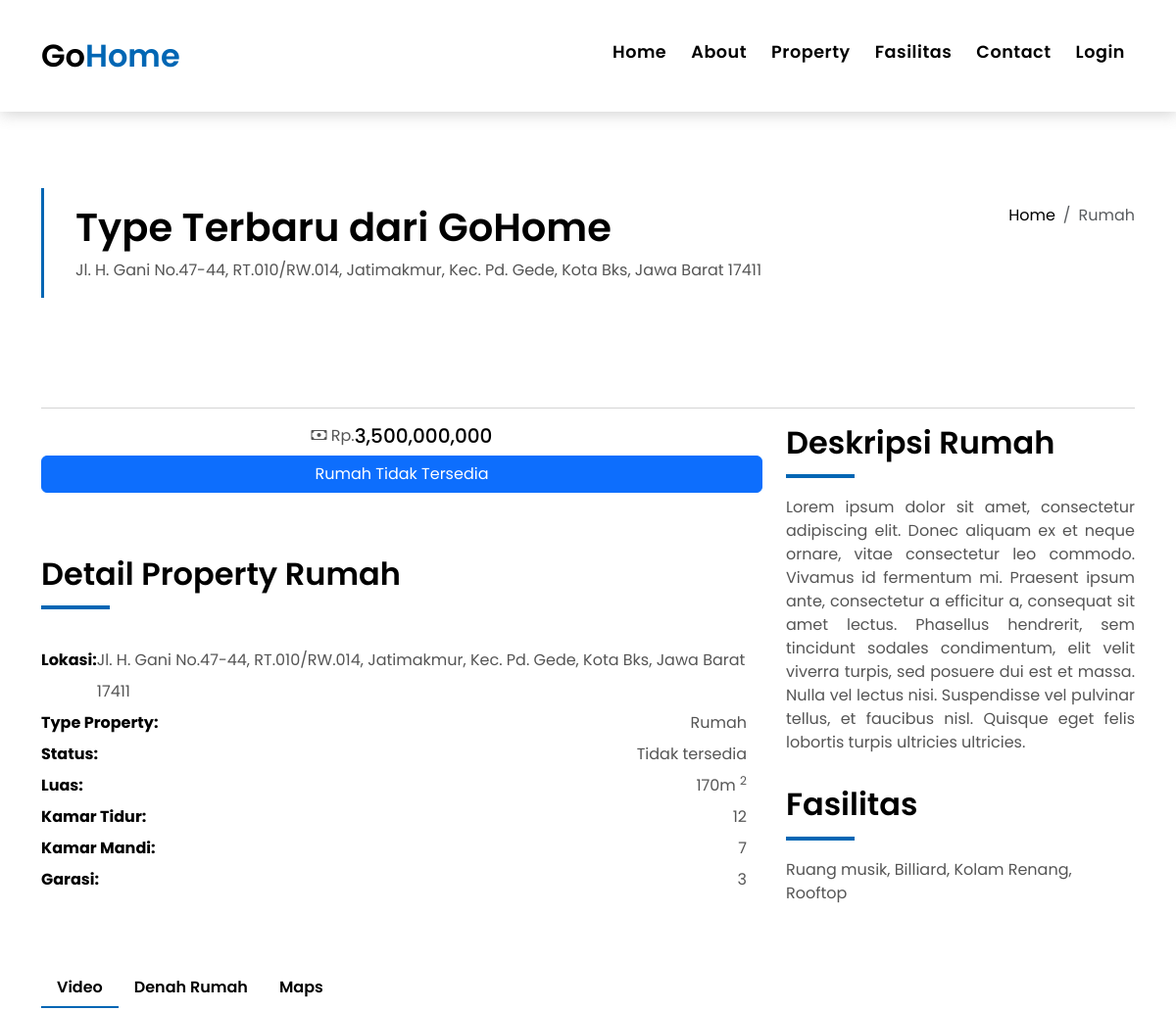
/property-single.php?id=8 (upper part), run on an earlier commit of the app's database.
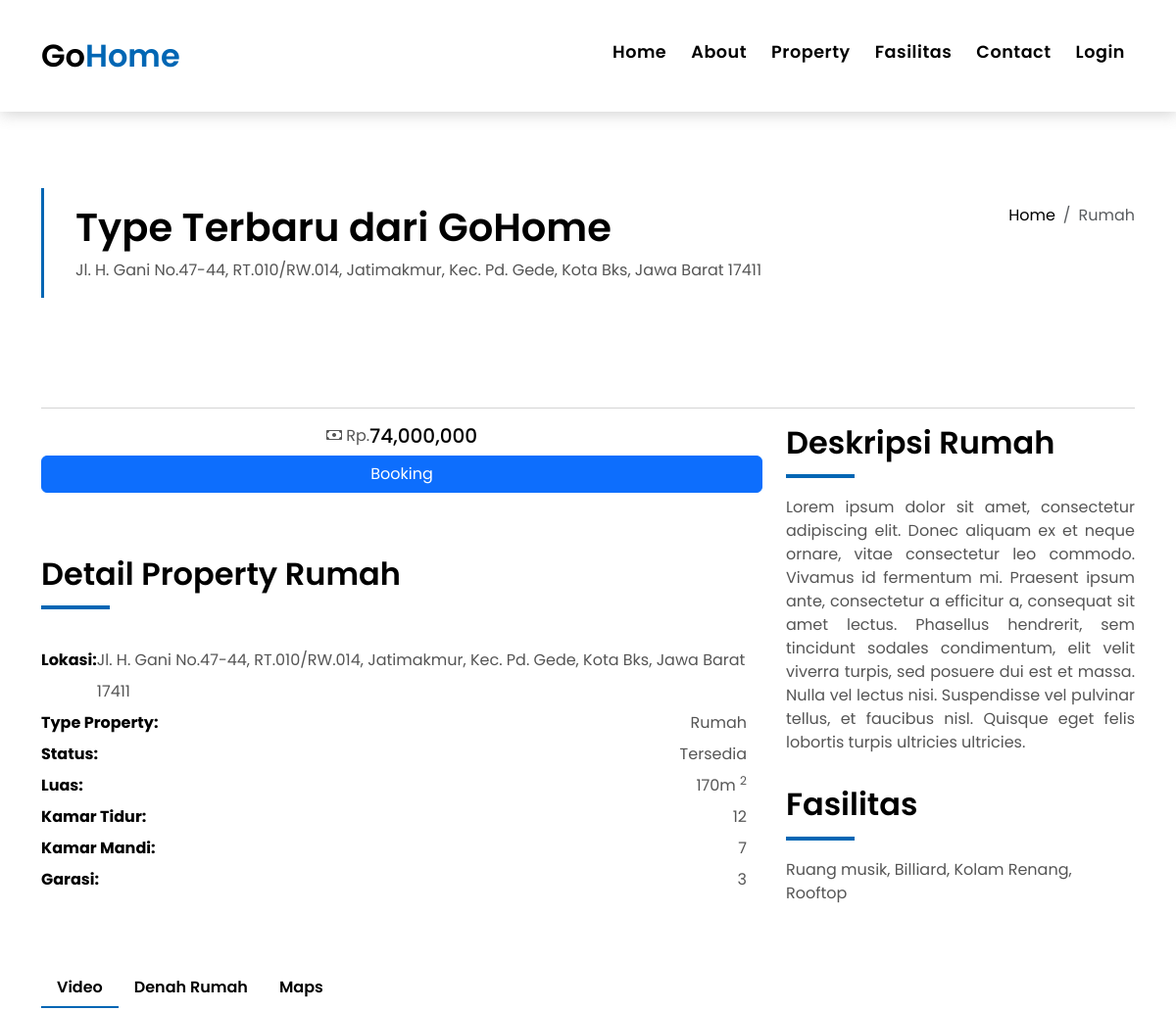
And on a later commit of the database.
### tables this page shows
CREATE TABLE `rumah` (
  `id_rumah` int(11) NOT NULL,
  `alamat_rumah` varchar(255) NOT NULL,
  `luas_rumah` int(11) NOT NULL,
  `kamartidur_rumah` int(11) NOT NULL,
  `kamarmandi_rumah` int(11) NOT NULL,
  `garasi_rumah` int(11) NOT NULL,
  `fasilitas_rumah` varchar(255) NOT NULL,
  `deskripsi_rumah` longtext NOT NULL,
  `harga_rumah` bigint(20) NOT NULL,
  `gambar_rumah` varchar(255) NOT NULL,
  `status_rumah` varchar(100) NOT NULL
);

### Config/koneksi.php (called while the page is built, shortened)
<?php
$url = 'http://localhost/EstateAgency/';

### property-single.php (the view, shortened to what this page needs)
<?php require 'Config/koneksi.php' ?>
<?php include 'header.php'; ?>
<?php
$id = $_GET['id'];
if (is_numeric($id)) {
  $sql = "SELECT * FROM rumah WHERE id_rumah = ?";
  $stmt = $koneksi->prepare($sql);
  $stmt->bind_param("i", $id);
  if ($stmt->execute()) {
    $hasil = $stmt->get_result()->fetch_assoc();
  } else {
    echo '<script>alert("Terjadi kesalahan dalam mengambil data.");</script>';
  }
} else {
  echo '<script>alert("Tidak valid.");</script>';
}
?>
<main id="main">
  <section class="intro-single">
    <div class="container">
      <div class="row">
        <div class="col-md-12 col-lg-8">
          <div class="title-single-box">
            <h1 class="title-single">Type Terbaru dari GoHome</h1>
            <span class="color-text-a"><?= $hasil['alamat_rumah']; ?></span>
          </div>
        </div>
        <div class="col-md-12 col-lg-4">
          <nav aria-label="breadcrumb" class="breadcrumb-box d-flex justify-content-lg-end">
            <ol class="breadcrumb">
              <li class="breadcrumb-item">
                <a href="index.php">Home</a>
              </li>
              <li class="breadcrumb-item active" aria-current="page">
                Rumah
              </li>
            </ol>
          </nav>
        </div>
      </div>
    </div>
  </section>
  <section class="property-single nav-arrow-b">
    <div class="container">
      <div class="row justify-content-center">
        <div class="col-lg-12">
          <div id="property-single-carousel" class="swiper">
            <div class="swiper-wrapper">
            </div>
          </div>
        </div>
      </div><br>
      <hr>
      <div class="row">
        <div class="col-sm-12">
          <div class="row justify-content-between">
            <div class="col-md-8 col-lg-8">
              <div class="property-price d-flex justify-content-center foo">
                <div class="card-header-c d-flex">
                  <div class="card-box-ico">
                    <span class="bi bi-cash"> Rp. </span>
                  </div>
                  <div class="card-title-c align-self-center">
                    <h5 class="title-c"><?= number_format($hasil['harga_rumah']) ?></h5>
                  </div>
                </div>
              </div>
              <div class="d-grid gap-2">
                <a href="form_booking.php?id=<?= $hasil['id_rumah']; ?>" class="btn btn-primary btn-booking" <?= $hasil['status_rumah'] == 'tidak tersedia' ? 'style="pointer-events: none"' :  '' ?>><?= $hasil['status_rumah'] == 'tersedia' ? 'Booking' :  'Rumah Tidak Tersedia' ?></a>
              </div>
              <div class="property-summary">
                <div class="row">
                  <div class="col-sm-12">
                    <div class="title-box-d section-t4">
                      <h3 class="title-d">Detail Property Rumah</h3>
                    </div>
                  </div>
                </div>
                <div class="summary-list">
                  <ul class="list">
                    <li class="d-flex justify-content-between">
                      <strong>Lokasi:</strong>
                      <span><?= $hasil['alamat_rumah'] ?></span>
                    </li>
                    <li class="d-flex justify-content-between">
                      <strong>Type Property:</strong>
                      <span>Rumah</span>
                    </li>
                    <li class="d-flex justify-content-between">
                      <strong>Status:</strong>
                      <span><?= ucfirst($hasil['status_rumah']) ?></span>
                    </li>
                    <li class="d-flex justify-content-between">
                      <strong>Luas:</strong>
                      <span><?= $hasil['luas_rumah'] ?>m
                        <sup>2</sup>
                      </span>
                    </li>
                    <li class="d-flex justify-content-between">
                      <strong>Kamar Tidur:</strong>
                      <span><?= $hasil['kamartidur_rumah'] ?></span>
                    </li>
                    <li class="d-flex justify-content-between">
                      <strong>Kamar Mandi:</strong>
                      <span><?= $hasil['kamarmandi_rumah'] ?></span>
                    </li>
                    <li class="d-flex justify-content-between">
                      <strong>Garasi:</strong>
                      <span><?= $hasil['garasi_rumah'] ?></span>
                    </li>
                  </ul>
                </div>
              </div>
            </div>
            <div class="col-md-4 col-lg-4 section-md-t3">
              <div class="row">
                <div class="col-sm-12">
                  <div class="title-box-d">
                    <h3 class="title-d">Deskripsi Rumah</h3>
                  </div>
                </div>
              </div>
              <div class="property-description" style="margin-top:-5%">
                <p class="description color-text-a" style="text-align: justify;"><?= $hasil['deskripsi_rumah'] ?></p>
              </div>
              <div class="row section">
                <div class="col-sm-12 mt-3">
                  <div class="title-box-d">
                    <h3 class="title-d">Fasilitas</h3>
                  </div>
                </div>
              </div>
              <div class="amenities-list color-text-a" style="margin-top:-5%">
                <p><?= $hasil['fasilitas_rumah'] ?></p>
              </div>
            </div>
          </div>
        </div>
      </div>
    </div>
    <div class="container">
      <ul class="nav nav-pills-a nav-pills mb-3 section-t3" id="pills-tab" role="tablist">
        <li class="nav-item">
          <a class="nav-link active" id="pills-video-tab" data-bs-toggle="pill" href="#pills-video" role="tab" aria-controls="pills-video" aria-selected="true">Video</a>
        </li>
        <li class="nav-item">
          <a class="nav-link" id="pills-plans-tab" data-bs-toggle="pill" href="#pills-plans" role="tab" aria-controls="pills-plans" aria-selected="false">Denah Rumah</a>
        </li>
        <li class="nav-item">
          <a class="nav-link" id="pills-map-tab" data-bs-toggle="pill" href="#pills-map" role="tab" aria-controls="pills-map" aria-selected="false">Maps</a>
        </li>
      </ul>
    </div>
  </section>
</main>
<?php include 'footer.php'; ?>

### header.php (shortened to what this page needs)
<?php require 'Config/koneksi.php' ?>
<!DOCTYPE html>
<html lang="en">
<head>
    <link href="<?= $url ?>assets/vendor/animate.css/animate.min.css" rel="stylesheet">
    <link href="<?= $url ?>assets/vendor/bootstrap/css/bootstrap.min.css" rel="stylesheet">
    <link href="<?= $url ?>assets/vendor/bootstrap-icons/bootstrap-icons.css" rel="stylesheet">
    <link href="<?= $url ?>assets/vendor/swiper/swiper-bundle.min.css" rel="stylesheet">
    <link href="https://cdn.jsdelivr.net/npm/bootstrap@5.3.1/dist/css/bootstrap.min.css" rel="stylesheet">
    <link href="<?= $url ?>assets/css/style.css" rel="stylesheet">
</head>
<body>
    <nav class="navbar navbar-default navbar-trans navbar-expand-lg fixed-top">
        <div class="container">
            <a class="navbar-brand text-brand" href="<?= $url ?>">Go<span class="color-b">Home</span></a>
            <div class="navbar-collapse collapse justify-content-end" id="navbarDefault">
                <ul class="navbar-nav">
                    <li class="nav-item">
                        <a class="nav-link" href="<?= $url ?>">Home</a>
                    </li>
                    <li class="nav-item">
                        <a class="nav-link " href="about.php">About</a>
                    </li>
                    <li class="nav-item">
                        <a class="nav-link " href="property-grid.php">Property</a>
                    </li>
                    <li class="nav-item">
                        <a class="nav-link " href="blog-grid.php">Fasilitas</a>
                    </li>
                    <li class="nav-item">
                        <a class="nav-link " href="contact.php">Contact</a>
                    </li>
                    <?php if (empty($_SESSION['username'])) : ?>
                        <li class="nav-item">
                            <a class="nav-link" href="halamanLogin.php">Login</a>
                        </li>
                    <?php endif; ?>
                </ul>
            </div>
        </div>
    </nav>

### footer.php (shortened to what this page needs)
<?php require 'Config/koneksi.php' ?>
</body>
</html>

### assets/css/style.css (style rules this page uses)
body { font-family: "Poppins", sans-serif; color: #555555; }
h1, h2, h3, h4, h5, h6 { color: #000000; }
a { color: #000000; text-decoration: none; transition: all 0.5s ease; }
.text-brand { color: #000000; font-size: 2rem; font-weight: 600; }
.color-b { color: #0066B4; }
.color-text-a { text-decoration: none; color: #555555; }
.nav-pills-a { text-decoration: none; }
.nav-pills-a.nav-pills .nav-link { color: #000000; position: relative; font-weight: 600; }
.nav-pills-a.nav-pills .nav-link.active { background-color: transparent; }
.nav-pills-a.nav-pills .nav-link.active:after { content: ""; position: absolute; left: 0; bottom: -1px; width: 100%; height: 2px; background-color: #0066B4; z-index: 2; }
.section-t4 { padding-top: 4rem; }
.section-t3 { padding-top: 3rem; }
.title-box-d { padding-bottom: 1.8rem; margin-bottom: 1rem; position: relative; }
.title-box-d .title-d { font-weight: 600; font-size: 2rem; }
.title-box-d .title-d:after { content: ""; position: absolute; width: 70px; height: 4px; background-color: #0066B4; bottom: 20px; left: 0; }
.btn { transition: 0.5s ease; }
.navbar-default { transition: all 0.5s ease-in-out; background-color: #ffffff; padding-top: 28px; padding-bottom: 28px; -webkit-backface-visibility: hidden; backface-visibility: hidden; box-shadow: 1px 2px 15px rgba(100, 100, 100, 0.3); }
.navbar-default.navbar-trans, .navbar-default.navbar-reduce { -webkit-backface-visibility: hidden; backface-visibility: hidden; }
.navbar-default.navbar-trans .nav-item, .navbar-default.navbar-reduce .nav-item { position: relative; padding-right: 10px; padding-bottom: 8px; margin-left: 0; }
@media (min-width: 768px) { .navbar-default.navbar-trans .nav-item, .navbar-default.navbar-reduce .nav-item { margin-left: 15px; } }
.navbar-default.navbar-trans .nav-link, .navbar-default.navbar-reduce .nav-link { font-size: 1.1rem; color: #000000; font-weight: 600; letter-spacing: 0.03em; transition: all 0.1s ease-in-out; position: relative; padding-left: 0; padding-right: 0; }
.navbar-default.navbar-trans .nav-link:before, .navbar-default.navbar-reduce .nav-link:before { content: ""; position: absolute; bottom: 5px; left: 0; width: 100%; height: 2px; z-index: 0; background-color: #0066B4; transform: scaleX(0); transform-origin: right; transition: transform 0.2s ease-out, opacity 0.2s ease-out 0.3s; }
.navbar-default.navbar-trans .nav-link:before { background-color: #0066B4; }
.intro-single { padding: 12rem 0 3rem; }
.intro-single .title-single-box { padding: 1rem 0 1rem 2rem; }
.intro-single .title-single-box { border-left: 3px solid #0066B4; }
.intro-single .title-single-box .title-single { font-weight: 600; font-size: 2.2rem; }
@media (min-width: 768px) { .intro-single .title-single-box .title-single { font-size: 2.1rem; } }
@media (min-width: 992px) { .intro-single .title-single-box .title-single { font-size: 2.5rem; } }
.intro-single .breadcrumb-box { padding: 1rem 0 0 0.5rem; }
.intro-single .breadcrumb { background-color: transparent; padding-right: 0; padding-left: 0; }
.property-price { margin: 0 auto; }
.property-price .card-header-c { padding: 0; }
.summary-list { padding-right: 1rem; color: #000000; }
.summary-list .list { padding: 0; line-height: 2; }
.summary-list .list span { color: #555555; }

What changed in the data, as far as the page shows it:
changed rumah "Ruang musik, Billiard, Kolam Renang, Rooftop": harga_rumah "3,500,000,000" → "74,000,000"; status_rumah "Tidak tersedia" → "Tersedia"
Also different on the page:
text no longer shown: "Rumah Tidak Tersedia"
text now shown: "Booking"
